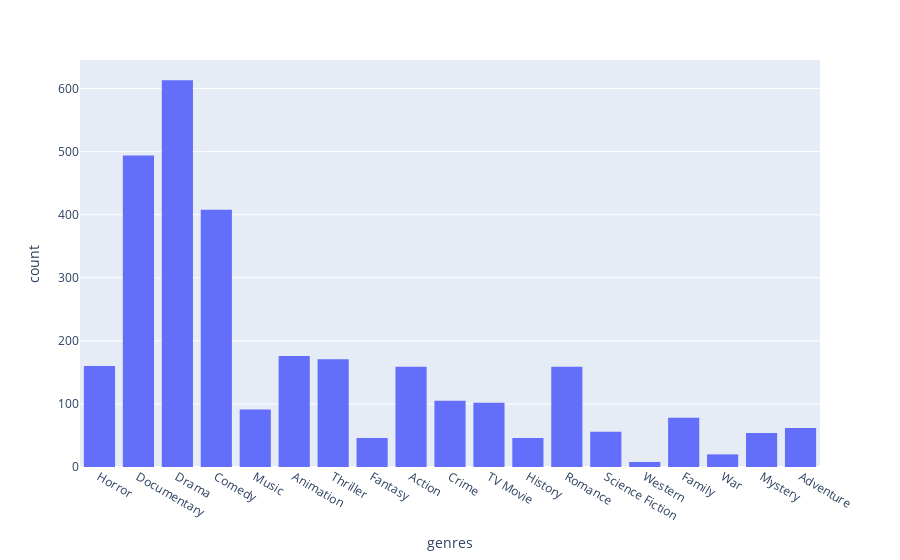

The notebook cell this image was saved under:
### Code cell
# The most represented genres
genres = movies_df["genres"]

acc_genres= []
for genre in range(len(genres)):
    acc_genres.extend(genres[genre])

colums=["genres"]
data=acc_genres

df_genres=pd.DataFrame(data=acc_genres, columns=colums)

px.histogram(df_genres, x="genres")

### Figure 1 — Plotly figure (JSON) as saved in the notebook; plotly's stock layout.template omitted (floating-point values rounded to 4 significant figures; data arrays with more than 128 entries replaced by an {"elided": "..."} marker saying what was removed)
{"data": [{"alignmentgroup": "True", "bingroup": "x", "hovertemplate": "genres=%{x}<br>count=%{y}<extra></extra>", "legendgroup": "", "marker": {"color": "#636efa", "pattern": {"shape": ""}}, "name": "", "offsetgroup": "", "orientation": "v", "showlegend": false, "type": "histogram", "x": {"elided": "3008 str values"}, "xaxis": "x", "yaxis": "y"}], "layout": {"autosize": true, "barmode": "relative", "legend": {"tracegroupgap": 0}, "margin": {"t": 60}, "xaxis": {"anchor": "y", "autorange": true, "domain": [0, 1], "range": [-0.5, 18.5], "title": {"text": "genres"}, "type": "category"}, "yaxis": {"anchor": "x", "autorange": true, "domain": [0, 1], "range": [0, 645.3], "title": {"text": "count"}}}}
